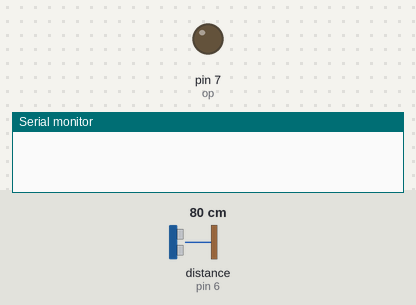
The sketch below on a simulated Arduino Uno, built with avr-gcc and run on an emulated ATmega328P. Parts: output pins drawn as LEDs (lit = HIGH), the last lines printed to the serial monitor. Wiring (inferred from the names in the program): ultrasonic range finder: trigger pin 5; echo pin 6. The test bench sets the inputs (shaded band); at power-on: distance to the obstacle (sensor on pin 6) 80 cm. The echo pulse lasts 58.3 µs per cm; pins used as bus, display or sensor lines are not drawn.

Above: at 1.2 s.
1.3 s: distance to the obstacle (sensor on pin 6) set to 17 cm
2.8 s: distance to the obstacle (sensor on pin 6) set to 14 cm
At 3.3 s:
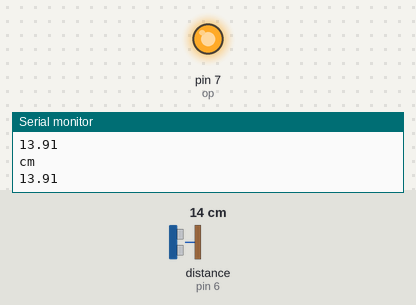
4.4 s: distance to the obstacle (sensor on pin 6) set to 18 cm
At 5.4 s:
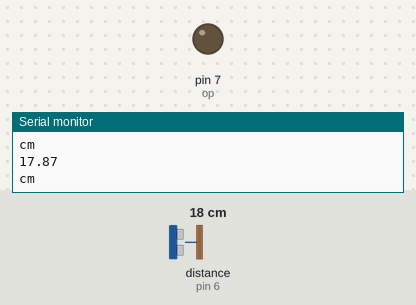
6.0 s: distance to the obstacle (sensor on pin 6) set to 4 cm
At 7.5 s:
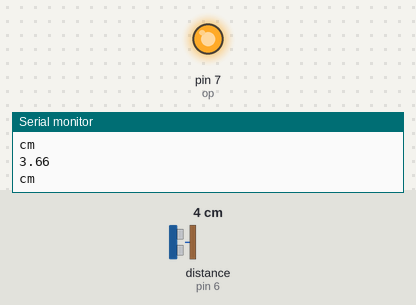
Timing chart, 0 to 8.6 s (numbered marks = the images above; inputs shaded):
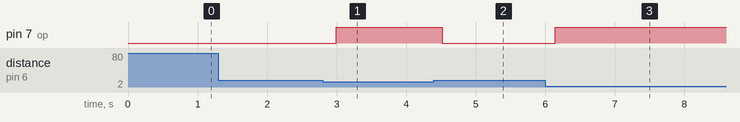

The sketch:

automated_watertap.ino
```cpp
#define trig 5
#define echo 6
#define op 7
float Time,dis;

void setup()
{
  pinMode(trig, OUTPUT);
  pinMode(echo, INPUT);
  pinMode(op, OUTPUT);
  Serial.begin(9600);
}

void loop()
{
   digitalWrite(op, LOW);
   digitalWrite(trig, LOW);
   delayMicroseconds(2);
   digitalWrite(trig, HIGH);
   delayMicroseconds(10);
   digitalWrite(trig, LOW);

   Time=pulseIn(echo,HIGH);
   dis=(0.034/2)* Time;
   delay(100);
    while(dis>2 && dis<15)
      {
          digitalWrite(op,HIGH);
          digitalWrite(trig, LOW);
          delayMicroseconds(2);
          digitalWrite(trig, HIGH);
          delayMicroseconds(10);
          digitalWrite(trig, LOW);

          Time=pulseIn(echo,HIGH);
          dis=(0.034/2)* Time;
          Serial.println(dis);
          Serial.println("cm");
          delay(100);
      }
}
```

Measured:
- the behaviour switches between 16 and 15 cm on distance to the obstacle (sensor on pin 6) (found by bisection; images 0 and 1)
- after the input at 1.3 s, every drawn part: stays the same
- after the input at 2.8 s, pin 7 (op): LOW → HIGH after 0.19 s
- after the input at 4.4 s, pin 7 (op): HIGH → LOW after 0.12 s
- after the input at 6.0 s, pin 7 (op): LOW → HIGH after 0.14 s
